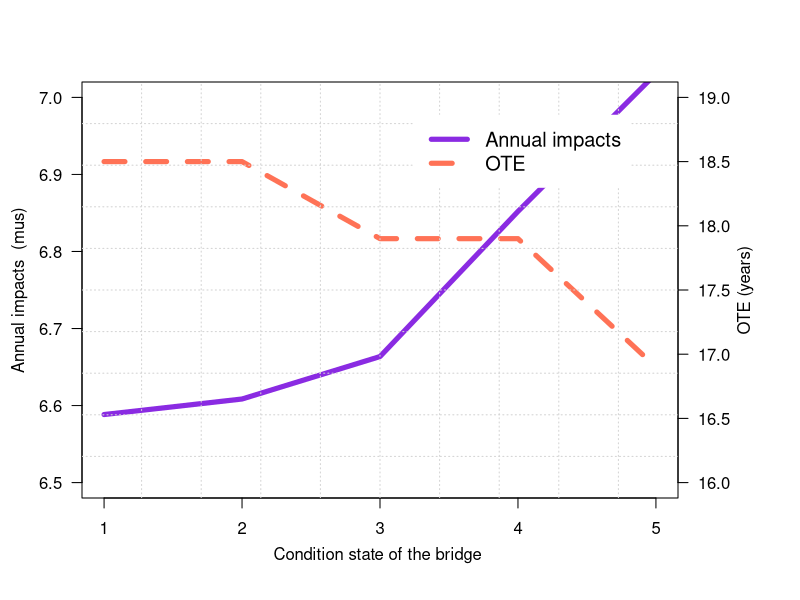

Write R code to recreate this figure.
#Sensitivity analysis
yvalue = 30
alpha<-c(0.353,0.360,0.371,0.389,0.391)
gamma<-c(5.652,5.581,5.575,5.498,5.367)
d=10 # factor of time
YearMax<-50 #total no of year to be investigated.
#creating local variables
rate<-matrix(nrow=YearMax)     #hazard rate in respective year
colors=c("chocolate","coral3","coral4","cyan1","cyan4","darkblue","blue","chartreuse4","red","deeppink","deeppink4") #colors for plot
#SUBROUTINE FOr the bridge
#this routine is used to calculated the Intensity of rockfall, avalanche
#INPUT -----------------------------------
T=seq(0.1,YearMax, by =0.1)
#with example
#library(cubature)
factor=1
alpha1=0.0252
rho=0.02
m=1.2665
cs=0
k0=0

Maxvolume <- 34 # e.g. m3 (volume of rockfall or avalanche)
Time<-YearMax
MaxCS<-5 #maximum no of CS for the bridge
Maxlatent<- 1 #number of latent condition state


#define dimension
mtp<- matrix(double(1),nrow=MaxCS,ncol=(MaxCS+Maxlatent))
mtplatent<- matrix(double(1),nrow=(MaxCS+Maxlatent),ncol=(MaxCS+Maxlatent))
mtp <- read.csv("mtp.csv",header=FALSE) 
#define the Markov transition probability for the bridge
#attach(mtp)
#initialCS<-c(1,0,0,0,0,0) #initial state probability of the bridge
v3=10 #value of rock fall, or avalanche volume to be used

#STEP 1 --estimating the failure probability from hazard curve for each CS
#hazard curve
S<-matrix(double(1),nrow=Maxvolume,ncol=MaxCS)
#define a function for calculating intensity S
intensity<-function(alpha,gamma,volume){
  exp(-exp(-alpha*volume+gamma))
}
for (i in 1:MaxCS){
  for (v in 1:Maxvolume){
    S[v,i]<-intensity(alpha[i],gamma[i],v)/d
  }
}
#STEP 2 --Calculating the Markov transition probability - Latent
#choose the intensity (e.g. S=10 m3)
for (i in 1:(MaxCS+1)){
  if (i < (MaxCS+1)) {
    for (j in 1:(MaxCS+Maxlatent)){
      if (j < (MaxCS+Maxlatent)){
        mtplatent[i,j]<-mtp[i,j]*(1-S[v3,i])
      } else {
        mtplatent[i,j]<-S[v3,i]
      }
    }
  } else {
    mtplatent[i,j]<-1
  }
}

#----------------------------------------------------
#STEP 3. Define the initial state of the bridge at the time after the PI

step=seq(1,MaxCS, by =1)


CSbandau<-matrix(double(1),nrow=MaxCS+1,ncol=6)
CSbandau[1,]<-c(1,0,0,0,0,0)
CSbandau[2,]<-c(0,1,0,0,0,0)
CSbandau[3,]<-c(0,0,1,0,0,0)
CSbandau[4,]<-c(0,0,0,1,0,0)
CSbandau[5,]<-c(0,0,0,0,1,0)
CSbandau[6,]<-c(0,0,0,0,0,1)


#rhosa<- matrix(double(1),nrow=length(step),ncol=1)
T_optimalsa<-matrix(double(1),nrow=MaxCS,ncol=1)
Min_Csa<-matrix(double(1),nrow=MaxCS,ncol=1)

for (u in 1:MaxCS){
  initialCS<-CSbandau[u,]
pi<-matrix(double(1),nrow=length(T),ncol=(MaxCS+Maxlatent))
pioneyear<-matrix(double(1),nrow=Time,ncol=(MaxCS+Maxlatent))
for (t in 1:length(T)){
  if (t ==1){
    pi[t,]<-initialCS
  } else {
    pi[t,]<-pi[t-1,]%*%mtplatent
  }
}

#---------Start caculation SECTION

#Sensitivity analysis for ratio CI/PI
cpi<-1 #preventive intervention cost for the snow catcher system
CIimpact<-10 #corrective intervention cost for the bridge
cci<-2
#maxrho<- 0.1

#This program was coded by Nam Lethanh (lethanh@ibi.baug.ethz.ch)
#INPUT

#STEP 4 - calculating cost of corrective intervention for the bridge at each year if there is a failure

CItime<-matrix(double(1),nrow=length(T))  #expect corrective intervention cost at time t
for (t in 1:length(T)){
  CItime[t]<-pi[t,6]*CIimpact
}
#cat("Expected IMPACT for CI of the bridge at time t \n")
#print(CItime)

#..............................................


#         MAIN PROGRAM

f1=function(x){
  (alpha1*m*x^(m-1)*exp(-alpha1*x^m))^2
}

f2=function(y){
  (exp(alpha1*y^m-rho*y))
}

q<-matrix(double(1),nrow=1,ncol=T)
C<-matrix(double(1),nrow=1,ncol=T)
canduoi=0
cantren=Inf

#scenario 1 - ***********************************************
ca=cpi*1
cm=cci
for (i in 1:length(T)){
  # timestep=i/d
  v1=integrate(f1,lower=canduoi,upper=Inf)
  v2=integrate(f2,lower=0,upper=T[i])
  C[i]=(exp(-rho*T[i])*(cs+ca)+(k0/rho)*(1-exp(-rho*T[i]))+(cm+CItime[T[i]])*v1$value*v2$value)/(1-exp(-rho*T[i]))
}

Min_Csa[u]<-min(C[c(10:length(T))])
T_optimalsa[u]<-which.min(C)/d
}

#drawing
plot.new()
par(mar=c(5, 4, 4, 6) + 0.1)
plot(step, Min_Csa, pch=2, axes=FALSE, ylim=c(6.5,7), xlab="", ylab="", 
     type="l",col="blueviolet", lwd=5)
axis(2, ylim=c(0,20),col="black",las=1)  ## las=1 makes horizontal labels
mtext(expression(paste("Annual impacts  (",, "mus)")),side=2,col="black",line=2.5)
axis(1,pretty(range(step),5))
box()

par(new=TRUE)

## Plot the second plot and put axis scale on right
plot(step, T_optimalsa, pch=4,  xlab="", ylab="", ylim=c(16,19), 
     axes=FALSE, type="l", col="coral1",lwd=5,lty=2)
## a little farther out (line=4) to make room for labels
mtext("OTE (years)",side=4,col="black",line=2.8) 
axis(4, ylim=c(0,20), col="black",col.axis="black",las=1)
mtext(expression(paste("Condition state of the bridge ", )),side=1,col="black",line=2.5)  
grid(10, 10, col = "lightgray", lty = "dotted",lwd = par("lwd"), equilogs = TRUE)
legend("topright",inset=.08,legend=c("Annual impacts","OTE"),
       text.col=c("black"),lty=c(1,2),lwd=c(5,5),col=c("blueviolet","coral1"),horiz=F,cex=1.2,box.col = "white")

